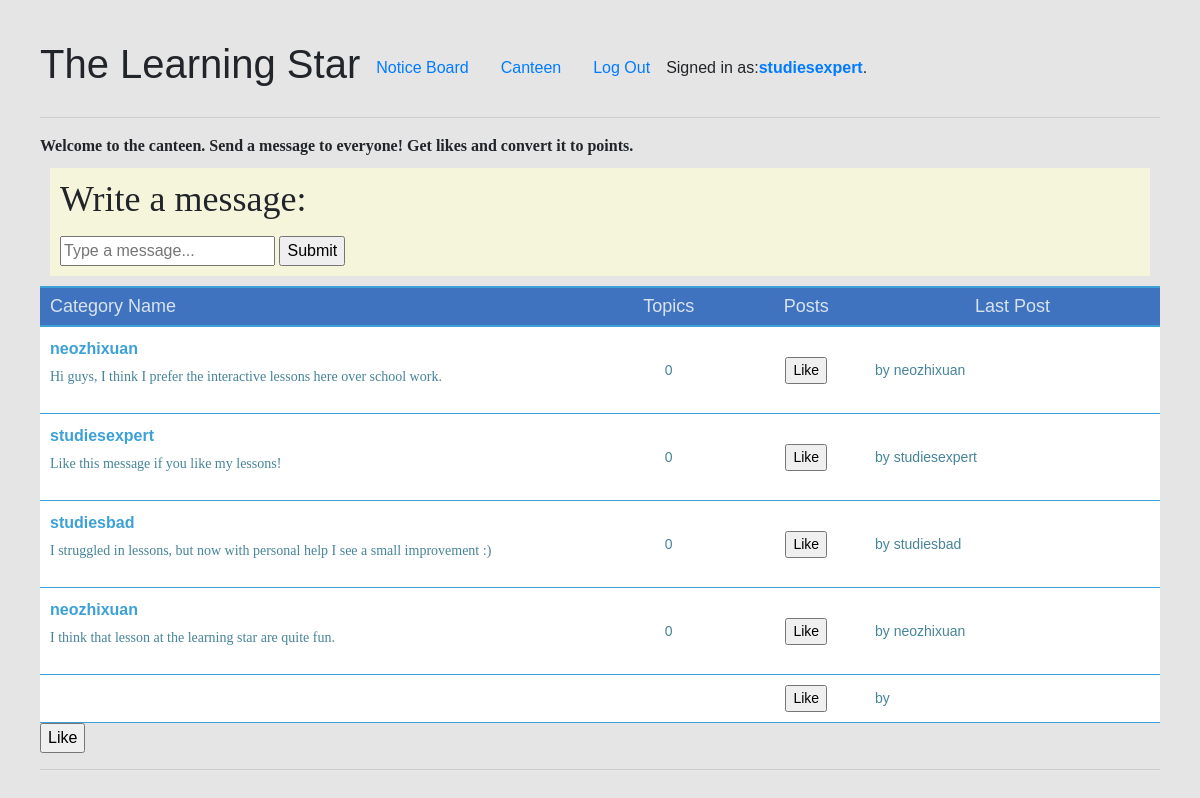
Screenshot of /canteen (signed in) with the database file from the repository.
### project/models.py (models this page shows)
class User(AbstractUser):
    pass

class Canteen(models.Model):
    message = models.CharField(blank = True, null=True, max_length = 10000)
    user = models.CharField(blank = True, null=True, max_length = 100)
    likes = models.IntegerField(blank = True, null=True)

### project/views.py (the view, shortened to what this page needs)
# urls.py: path("canteen", views.canteen, name = "canteen"),
def canteen(request):
    messages = Canteen.objects.all()
    return render(request, "project/canteen.html",{
        "messages": messages
    })

### project/templates/project/canteen.html (shortened to what this page needs)
{% extends "project/layout.html" %}
{% block body %}
<span style= "font-weight: bold;">Welcome to the canteen. Send a message to everyone! Get likes and convert it to points.</span>
<form style = "padding: 10px; margin: 10px; background-color: beige ;"  action = "{% url 'lifehack:canteen' %}" method = "POST">
    <h2>Write a message:</h2>
    <input type = "text" name = "message" placeholder = "Type a message...">
    <input type = "submit">
</form>
<div class="forum-wrapper">
    <div class="categories">
      <div class="topic-title">
        <div class="tt-title">Category Name</div>
        <div class="tt-topic"> Topics</div>
        <div class="tt-post">Posts</div>
        <div class="tt-l-post">Last Post</div>
      </div>
      <div class="topic-content">
        <div class="tc-description">
          <div class="d-title">{%for message in messages%}
            {%if forloop.counter == 2%}
          {{message.user}}{%endif%}
          {%endfor%}</div>
          <div class="d-description">
            <p>{%for message in messages%}
                {%if forloop.counter == 2%}
              {{message.message}}{%endif%}
              {%endfor%}</p>
          </div>
        </div>
        <div class="tc-topic">{%for message in messages%}
            {%if forloop.counter == 2%}
          {{message.likes}}{%endif%}
          {%endfor%}</div>
        <div class="tc-post"><form action = "{% url 'lifehack:like' %}" method = "POST">
            <input type = "submit" value = "Like">
        </form></div>
        <div class="tc-l-post">
          <div class="lp-user">by {%for message in messages%}
            {%if forloop.counter == 2%}
          {{message.user}}{%endif%}
          {%endfor%}</div>
        </div>
      </div>
      <div class="topic-content">
        <div class="tc-description">
          <div class="d-title">{%for message in messages%}
            {%if forloop.counter == 3%}
          {{message.user}}{%endif%}
          {%endfor%}</div>
          <div class="d-description">
            <p>{%for message in messages%}
                {%if forloop.counter == 3%}
              {{message.message}}{%endif%}
              {%endfor%}</p>
          </div>
        </div>
        <div class="tc-topic">{%for message in messages%}
            {%if forloop.counter == 3%}
          {{message.likes}}{%endif%}
          {%endfor%}</div>
        <div class="tc-post"><form action = "{% url 'lifehack:like' %}" method = "POST">
            <input type = "submit" value = "Like">
        </form></div>
        <div class="tc-l-post">
          <div class="lp-user">by {%for message in messages%}
            {%if forloop.counter == 3%}
          {{message.user}}{%endif%}
          {%endfor%}</div>
        </div>
      </div>
      <div class="topic-content">
        <div class="tc-description">
          <div class="d-title">{%for message in messages%}
            {%if forloop.counter == 4%}
          {{message.user}}{%endif%}
          {%endfor%}</div>
          <div class="d-description">
            <p>{%for message in messages%}
                {%if forloop.counter == 4%}
              {{message.message}}{%endif%}
              {%endfor%}</p>
          </div>
        </div>
        <div class="tc-topic">{%for message in messages%}
            {%if forloop.counter == 4%}
          {{message.likes}}{%endif%}
          {%endfor%}</div>
        <div class="tc-post"><form action = "{% url 'lifehack:like' %}" method = "POST">
            <input type = "submit" value = "Like">
        </form></div>
        <div class="tc-l-post">
          <div class="lp-user">by {%for message in messages%}
            {%if forloop.counter == 4%}
          {{message.user}}{%endif%}
          {%endfor%}</div>
        </div>
      </div>
      <div class="topic-content">
        <div class="tc-description">
          <div class="d-title">{%for message in messages%}
            {%if forloop.counter == 5%}
          {{message.user}}{%endif%}
          {%endfor%}</div>
          <div class="d-description">
            <p>{%for message in messages%}
                {%if forloop.counter == 5%}
              {{message.message}}{%endif%}
              {%endfor%}</p>
          </div>
        </div>
        <div class="tc-topic">{%for message in messages%}
            {%if forloop.counter == 5%}
          {{message.likes}}{%endif%}
          {%endfor%}</div>
        <div class="tc-post"><form action = "{% url 'lifehack:like' %}" method = "POST">
            <input type = "submit" value = "Like">
        </form></div>
        <div class="tc-l-post">
          <div class="lp-user">by {%for message in messages%}
            {%if forloop.counter == 5%}
          {{message.user}}{%endif%}
          {%endfor%}</div>
        </div>
      </div>
      <div class="topic-content">
        <div class="tc-description">
        </div>
        <div class="tc-post"><form action = "{% url 'lifehack:like' %}" method = "POST">
            <input type = "submit" value = "Like">
        </form></div>
        <div class="tc-l-post">
          <div class="lp-user">by </div>
        </div>
      </div>
    </div>
  </div>
<form action = "{% url 'lifehack:like' %}" method = "POST">
    <input type = "submit" value = "Like">
</form>
<hr>
{% endblock %}

### project/templates/project/layout.html (shortened to what this page needs)
{% load static %}
<!DOCTYPE html>
<html lang="en">
    <head>
        <link rel="stylesheet" href="https://stackpath.bootstrapcdn.com/bootstrap/4.4.1/css/bootstrap.min.css">
        <link href="{% static 'project/styles.css' %}" rel="stylesheet">
    </head>
    <body>
        <ul class="nav">
            <li class = "nav-item">
                <h1>The Learning Star</h1>
            </li>
            <li class="nav-item">
                <a class="nav-link" href="{% url 'lifehack:index' %}">Notice Board</a>
            </li>
            <li class="nav-item">
                <a class="nav-link" href="{% url 'lifehack:canteen' %}">Canteen</a>
            </li>
            {% if user.is_authenticated %}
                <li class="nav-item">
                    <a class="nav-link" href="{% url 'lifehack:logout' %}">Log Out</a>
                </li>
                <li class = "nav-item">
                    Signed in as: <strong><a href = "{% url 'lifehack:profile' user.username %}">{{ user.username }}</a></strong>.
                </li>
            {% endif %}
        </ul>
        <hr>
        {% block body %}
        {% endblock %}
    </body>
</html>

### project/static/project/styles.css (style rules this page uses)
html, body { margin: 20px; height: 100%; font-family: 'Trebuchet MS', 'Lucida Sans Unicode', 'Lucida Grande', 'Lucida Sans', Arial, sans-serif; background: #e5e5e5; }
.topic-title { border-top: 2px solid #3da1d7; border-bottom: 2px solid #3da1d7; padding: 5px 10px; display: flex; font-size: 18px; color: #d9e3ed; background: #3f73c0; }
.tt-title { flex: 4; }
.tt-topic { flex: 1; text-align: center; }
.tt-post { flex: 1; text-align: center; }
.tt-l-post { flex: 2; text-align: center; }
.topic-content { display: flex; align-items: center; background: white; padding: 10px; font-size: 14px; color: #468499; border-bottom: 1px solid #3da1d7; }
.tc-description { flex: 4; }
.d-title { color: #3da1d7; font-size: 16px; margin-bottom: 5px; font-weight: bold; }
.d-description { margin-bottom: 10px; }
.tc-topic { flex: 1; text-align: center; }
.tc-post { flex: 1; text-align: center; }
.tc-l-post { flex: 2; }
h2 { font-family: "Poppins"; font-size: 36px; margin-bottom: 15px; }
h3, span, p { font-family: "Avenir"; }
ul { padding: 0px; }
li { display: flex; flex-direction: row; align-items: center; margin-bottom: 5px; }
a { text-decoration:none; }
ul { margin: 0; padding: 0; list-style: none; }

### rows the page displays
User: username "studiesexpert"
Canteen: user "neozhixuan", message "Hi guys, I think I prefer the interactive lessons here over school work.", likes "0"
Canteen: user "studiesexpert", message "Like this message if you like my lessons!", likes "0"
Canteen: user "studiesbad", message "I struggled in lessons, but now with personal help I see a small improvement :)", likes "0"
Canteen: user "neozhixuan", message "I think that lesson at the learning star are quite fun.", likes "0"
